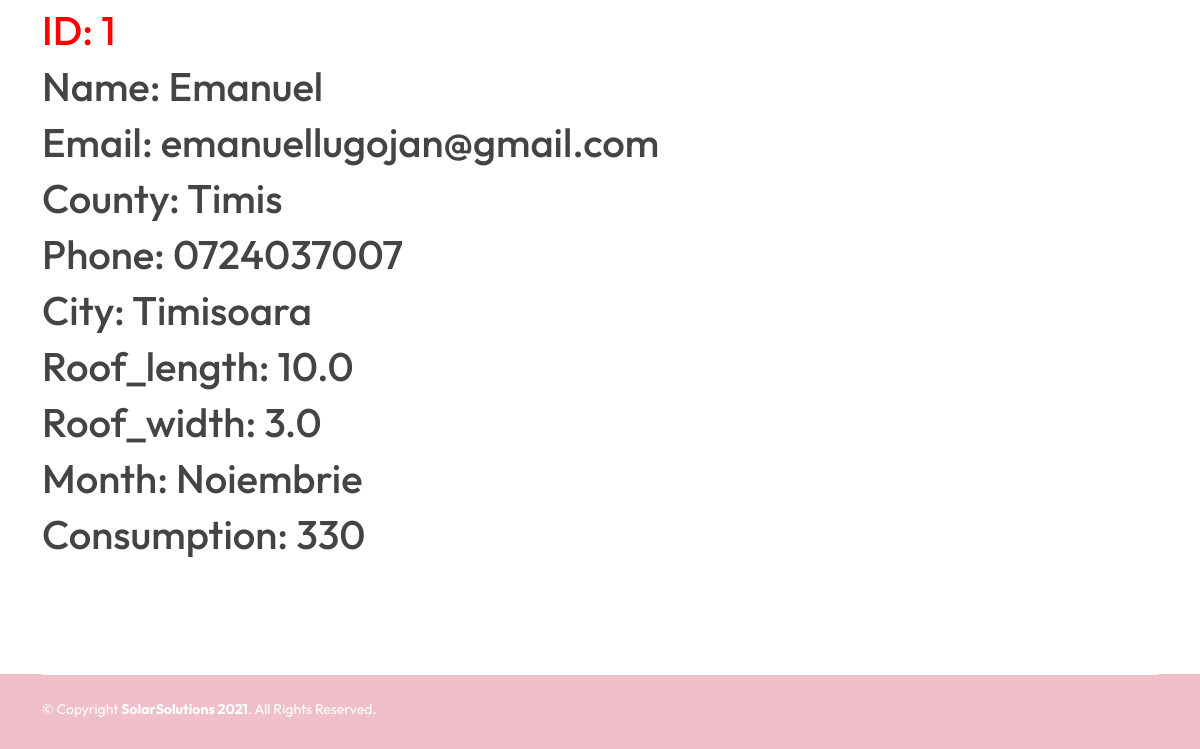
The page /database (lower part) on the database as committed earlier.
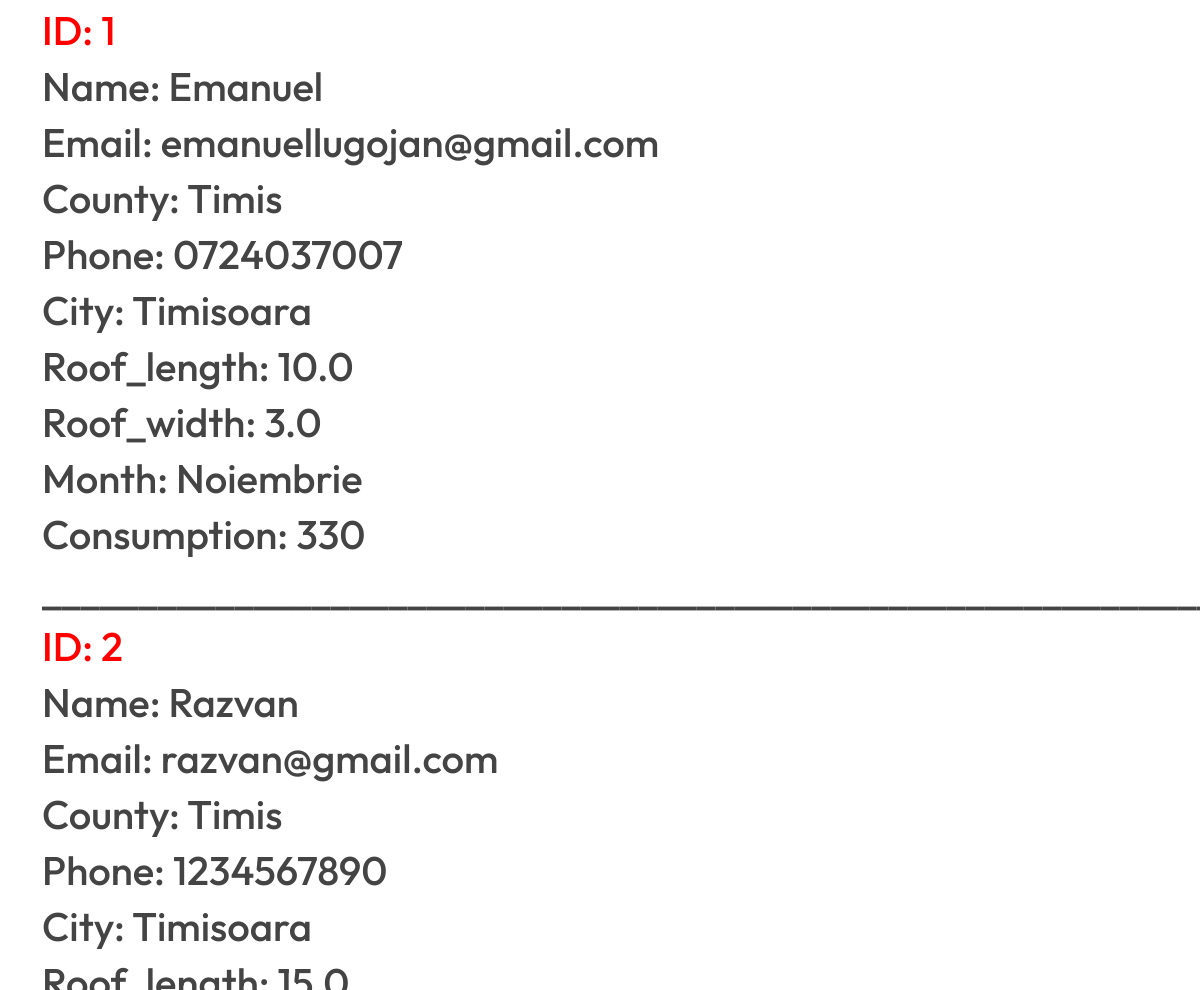
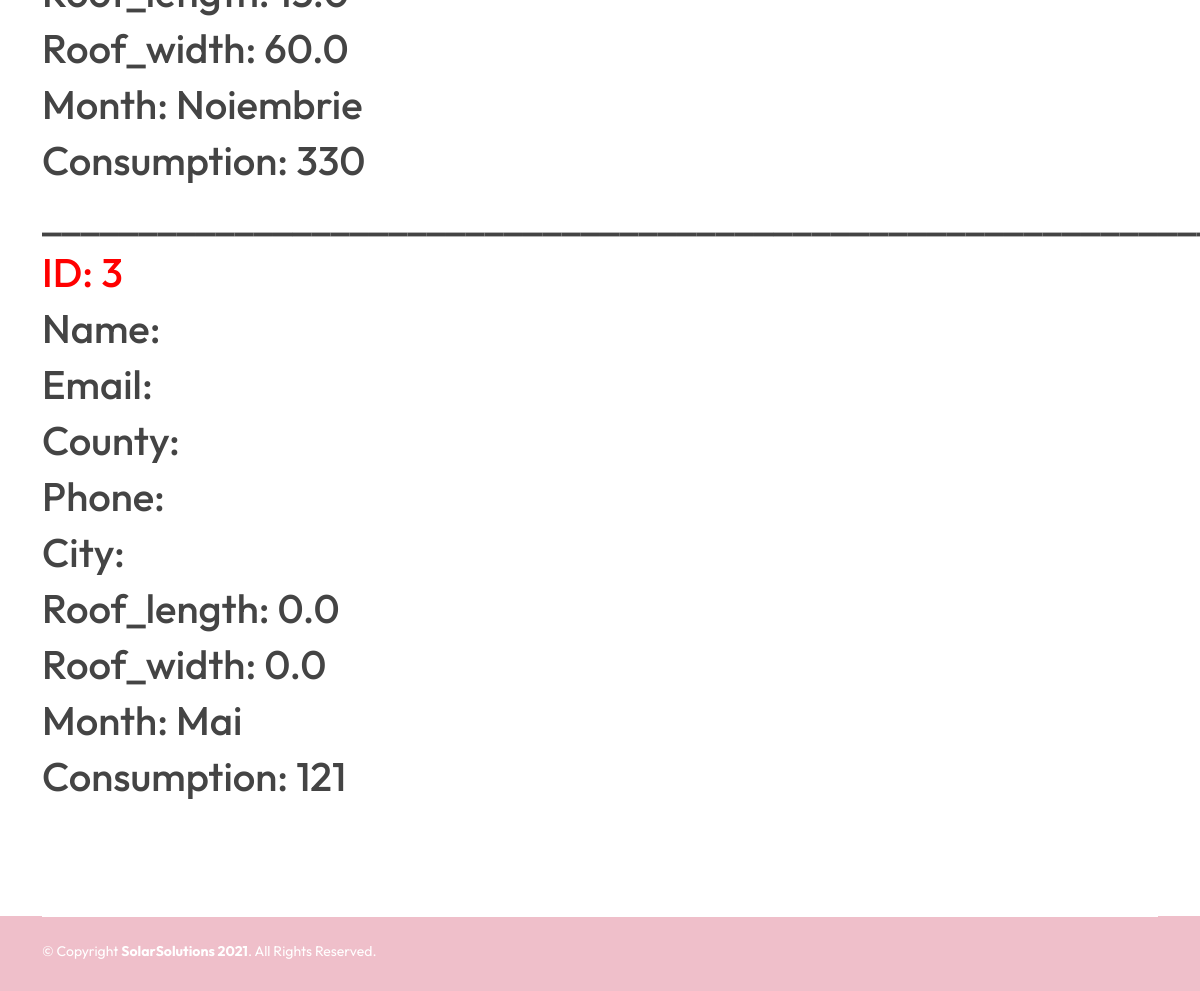
The same page on the database as committed later (2 pictures, top to bottom).
### website/models.py (models this page shows)
class User(db.Model, UserMixin):
    id = db.Column(db.Integer, primary_key=True)
    name = db.Column(db.String(150))
    email = db.Column(db.String(150), unique=True)
    password = db.Column(db.String(150))
    phone = db.Column(db.String(150))
    county = db.Column(db.String(150))
    city = db.Column(db.String(150))
    roof_length = db.Column(db.Float)
    roof_width = db.Column(db.Float)
    month = db.Column(db.String(150))
    consumption = db.Column(db.Integer)

### website/views.py (the view)
@views.route('/database')
def database():
    return render_template('database.html', user=current_user, table_user=User.query.all())

### website/templates/database.html (shortened to what this page needs)
{% extends "header_footer_general.html" %}
{% block content %}
<br>
<br>
<br>
<br>
<br>
{% for user in table_user %}
<h1>____________________________________________________________________</h1>
<h1 style="color: red;"> ID: {{user.id}} </h1>
<h1>Name: {{user.name}}</h1>
<h1>Email: {{user.email}}</h1>
<h1>County: {{user.county}}</h1>
<h1>Phone: {{user.phone}}</h1>
<h1>City: {{user.city}}</h1>
<h1>Roof_length: {{user.roof_length}}</h1>
<h1>Roof_width: {{user.roof_width}}</h1>
<h1>Month: {{user.month}}</h1>
<h1>Consumption: {{user.consumption}}</h1>
{% endfor %}
{% endblock %}

### website/templates/header_footer_general.html (shortened to what this page needs)
<!DOCTYPE html>
<html lang="en">
<head>
  <link rel="stylesheet" type="text/css" href = "{{ url_for('static',filename='assets/vendor/aos/aos.css') }}">
  <link rel="stylesheet" type="text/css" href = "{{ url_for('static',filename='assets/vendor/bootstrap/css/bootstrap.min.css') }}">
  <link rel="stylesheet" type="text/css" href = "{{ url_for('static',filename='assets/vendor/bootstrap-icons/bootstrap-icons.css') }}">
  <link rel="stylesheet" type="text/css" href = "{{ url_for('static',filename='assets/vendor/boxicons/css/boxicons.min.css') }}">
  <link rel="stylesheet" type="text/css" href = "{{ url_for('static',filename='assets/vendor/glightbox/css/glightbox.min.css') }}">
  <link rel="stylesheet" type="text/css" href = "{{ url_for('static',filename='assets/vendor/swiper/swiper-bundle.min.css') }}">
  <link rel="stylesheet" type="text/css" href = "{{ url_for('static',filename='assets/css/style.css') }}">
</head>
<body>
    <section class="inner-page">
      <div class="container">
        <p>
         {% block content %}{% endblock %}
        </p>
      </div>
    </section>
  <footer id="footer">
    <div class="container">
      <div class="copyright-wrap d-md-flex py-4">
        <div class="me-md-auto text-center text-md-start">
          <div class="copyright">
            &copy; Copyright <strong><span>SolarSolutions <script>document.write(new Date().getFullYear());</script></span></strong>. All Rights Reserved.
          </div>
          <div class="credits">
          </div>
        </div>
      </div>
    </div>
  </footer>
</body>
</html>

### website/static/assets/css/style.css (style rules this page uses)
body { font-family: "Outfit", sans-serif; color: #444444; }
h1, h2, h3, h4, h5, h6 { font-family: "Outfit", sans-serif; }
section { padding: 100px 0; overflow: hidden; }
#footer { color: #fff; font-size: 14px; background: #efbfca; background-size: cover; }
#footer .copyright-wrap { border-top: 1px solid #ffffff; }
#footer .credits { padding-top: 5px; font-size: 13px; color: #fff; }

Rows that differ between the two databases and show on the page:
added User: id "2", name "Razvan", email "razvan@gmail.com", county "Timis", phone "1234567890", city "Timisoara", roof_length "15.0", roof_width "60.0", month "Noiembrie", consumption "330"
added User: id "3", roof_length "0.0", roof_width "0.0", month "Mai", consumption "121"
